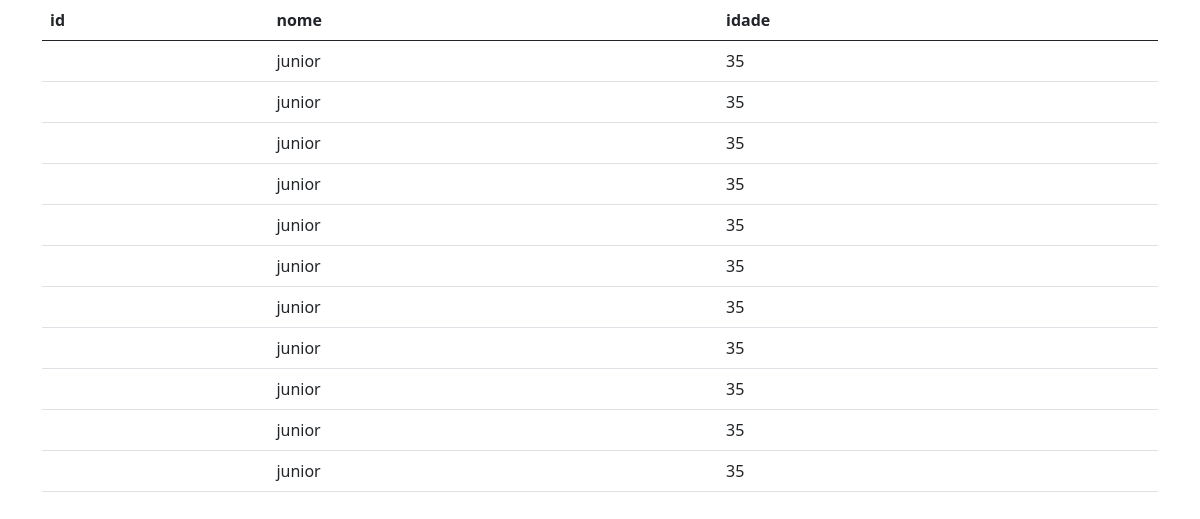
Screenshot of /usuarios/ with the database file from the repository.
### app_cad_usuarios/models.py (models this page shows)
class Usuario(models.Model):
    id_usuario = models.IntegerField(primary_key=True)
    nome = models.TextField(max_length=255)
    idade = models.IntegerField()

### app_cad_usuarios/views.py (the view)
# urls.py: path('usuarios/',views.usuarios,name='listagem_usuarios')
def usuarios(request):
    if request.method == 'POST':
        novo_usuario = Usuario()
        novo_usuario.nome = request.POST.get('nome')
        novo_usuario.idade = request.POST.get('idade')
        novo_usuario.save()
    usuarios = {
        'usuarios': Usuario.objects.all()
    }
    return render(request, 'user/usuarios.html', usuarios)

### app_cad_usuarios/templates/user/usuarios.html (shortened to what this page needs)
<!doctype html>
<html lang="en">
<head>
    <link href="https://cdn.jsdelivr.net/npm/bootstrap@5.0.2/dist/css/bootstrap.min.css" rel="stylesheet">
</head>
<body>
    <div class="container">
        <table class="table">
            <thead>
                <tr>
                    <th scope="col">id</th>
                    <th scope="col">nome</th>
                    <th scope="col">idade</th>
                </tr>
            </thead>
            <tbody>
                {% for usuario in usuarios %}
                <tr>
                    <td>{{ usuario.id }}</td>
                    <td>{{ usuario.nome }}</td>
                    <td>{{ usuario.idade }}</td>
                </tr>
                {% endfor %}
            </tbody>
        </table>
    </div>
</body>
</html>

### rows the page displays
Usuario: nome "junior", idade "35"
Usuario: nome "junior", idade "35"
Usuario: nome "junior", idade "35"
Usuario: nome "junior", idade "35"
Usuario: nome "junior", idade "35"
Usuario: nome "junior", idade "35"
Usuario: nome "junior", idade "35"
Usuario: nome "junior", idade "35"
Usuario: nome "junior", idade "35"
Usuario: nome "junior", idade "35"
Usuario: nome "junior", idade "35"
